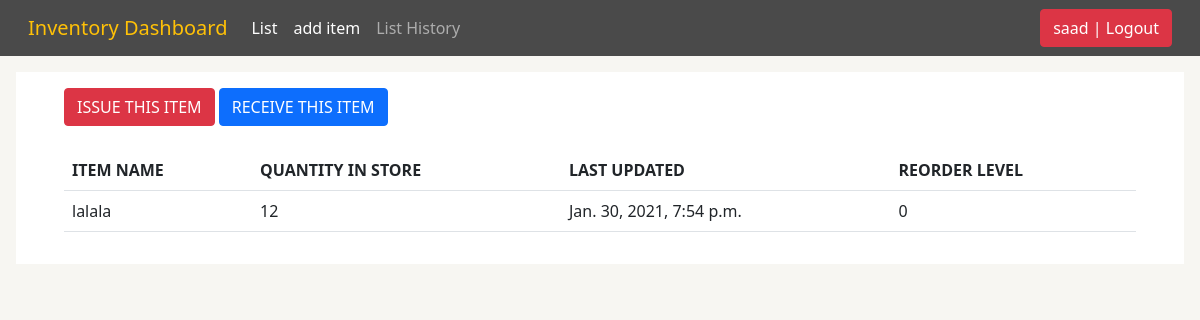
The page /stock_detail/1/ (signed in) on the database its author committed.
### stockmgmt/models.py (models this page shows, shortened)
class Stock(models.Model):
	category = models.ForeignKey(Category, on_delete=models.CASCADE,blank=True)
	item_name = models.CharField(max_length=50, blank=True, null=True)
	quantity = models.IntegerField(default='0', blank=False, null=True)
	receive_quantity = models.IntegerField(default='0', blank=True, null=True)
	receive_by = models.CharField(max_length=50, blank=True, null=True)
	issue_quantity = models.IntegerField(default='0', blank=True, null=True)
	issue_by = models.CharField(max_length=50, blank=True, null=True)
	issue_to = models.CharField(max_length=50, blank=True, null=True)
	phone_number = models.CharField(max_length=50, blank=True, null=True)
	created_by = models.CharField(max_length=50, blank=True, null=True)
	reorder_level = models.IntegerField(default='0', blank=True, null=True)
	last_updated = models.DateTimeField(auto_now_add=False, auto_now=True)
	timestamp = models.DateTimeField(auto_now_add=True, auto_now=False)

### stockmgmt/views.py (the view)
# urls.py: path('stock_detail/<str:pk>/', stock_detail, name="stock_detail"),
@login_required
def stock_detail(request, pk):
    queryset = Stock.objects.get(id=pk)
    context = {
        "title": queryset.item_name,
        "queryset": queryset,
    }
    return render(request, "stock_detail.html", context)

### templates/stock_detail.html
{% extends 'index.html' %}
{% block body %}
    <div class="bg-white px-5 py-3 mx-3 my-3">
    <a href="{% url 'issue_items' queryset.id %}"><div class='btn btn-danger'>ISSUE THIS ITEM</div></a>
    <a href="{% url 'receive_items' queryset.id %}"><div class='btn btn-primary'>RECEIVE THIS ITEM</div></a>
        <br><br>
        <div class="display_table">
          <table class='table'>
                  <tr>
                    <th>ITEM NAME</th>
                    <th>QUANTITY IN STORE</th>
                    <th>LAST UPDATED</th>
                    <th>REORDER LEVEL</th>
                  </tr>
                  <tr>
                    <td>{{queryset.item_name}}</td>
                    <td>{{queryset.quantity}}</td>
                    <td>{{queryset.last_updated}}</td>
                    <td>{{queryset.reorder_level}}</td>
                  </tr>
          </table>
        </div>
    </div>
{% endblock %}

### templates/navbar.html (shortened to what this page needs)
<nav class="navbar navbar-expand-lg navbar-dark bg-tang px-3">
  <div class="container-fluid">
    <a class="navbar-brand text-warning" href="{% url 'list_item' %}">Inventory Dashboard</a>
    <div class="collapse navbar-collapse" id="navbarSupportedContent">
      <ul class="navbar-nav me-auto mb-2 mb-lg-0">
        {% if request.user.is_authenticated %}
        <li class="nav-item">
          <a class="nav-link active" aria-current="page" href="{% url 'list_item' %}">List </a>
        </li>
        <li class="nav-item">
          <a class="nav-link active" aria-current="page" href="{% url 'add_items' %}">add item</a>
        </li>
        <li class="nav-item">
           <a class="nav-link" href="/list_history">List History</a>
        </li>
        {% endif %}
      </ul>
    <ul class="navbar-nav">
        {% if request.user.is_authenticated %}
        <li><a href="{% url 'logout' %}"><button class="btn btn-danger">{{ user }} | Logout</button></a></li>
        {% else %}
        <li><a href="{% url 'login' %}">Login</a></li>
        {% endif %}
    </ul>
    </div>
  </div>
</nav>

### rows shown on the page
Stock: item_name "lalala", quantity "12", last_updated "Jan. 30, 2021, 7:54 p.m.", reorder_level "0"

### other values the page prints
{{ user }} "saad"
